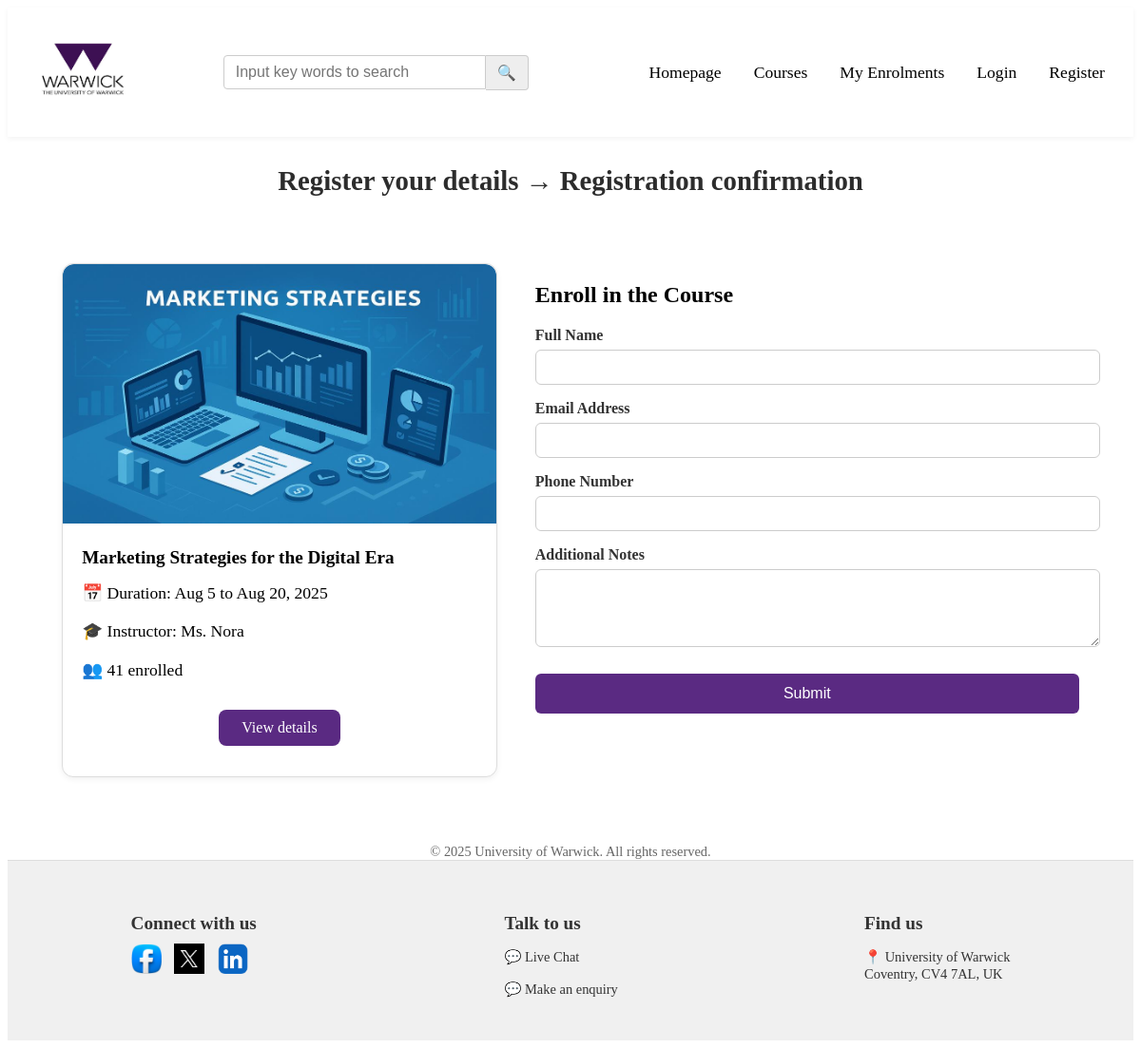
The page /enroll/5 on the database its author committed.
### app.py (models this page shows, shortened)
class Course(db.Model):
    id = db.Column(db.Integer, primary_key=True)
    name = db.Column(db.String(120), nullable=False)
    duration = db.Column(db.String(100), nullable=False)
    instructor = db.Column(db.String(100), nullable=False)
    enrolled = db.Column(db.Integer, default=0)
    image_url = db.Column(db.String(200))
    description = db.Column(db.Text)
    category = db.Column(db.String(100), nullable=False)

### app.py (the view)
@app.route('/enroll/<int:course_id>')
def enroll(course_id):
    course = Course.query.get_or_404(course_id)
    return render_template('enroll.html', course=course)

### app.py (called while the page is built)
@app.context_processor
def inject_current_year():
    return {'current_year': datetime.now().year}

### templates/enroll.html (shortened to what this page needs)
{% extends 'base.html' %}
{% block content %}
<div class="enroll-title">
    <h2>Register your details → Registration confirmation</h2>
</div>
<div class="enroll-page-container">
<div class="course-card-box">
    <div class="course-card">
        <img src="{{ course.image_url }}" alt="{{ course.name }}">
        <div class="card-body">
            <div class="course-info">
                <h4>{{ course.name }}</h4>
                <p>📅 Duration: {{ course.duration }}</p>
                <p>🎓 Instructor: {{ course.instructor }}</p>
                <p>👥 {{ course.enrolled }} enrolled</p>
            </div>
            <div class="button-wrapper">
                <a href="{{ url_for('course_detail', course_id=course.id) }}" class="card-button">View details</a>
            </div>
        </div>
    </div>
</div>
<div class="enroll-form-box">
    <form id="enroll-form" action="{{ url_for('submit_enrollment', course_id=course.id) }}" method="POST" class="enroll-form">
          <h2>Enroll in the Course</h2>
           <label for="full_name">Full Name</label>
           <input type="text" id="full_name" name="full_name" required>
           <label for="email">Email Address</label>
           <input type="email" id="email" name="email" required>
           <label for="phone">Phone Number</label>
           <input type="tel" id="phone" name="phone" required>
           <label for="notes">Additional Notes</label>
           <textarea id="notes" name="notes" rows="4"></textarea>
          <button type="button" id="confirm-btn" class="card-button">Submit</button>
    </form>
    </div>
</div>
{% endblock %}

### static/style.css (style rules this page uses)
.course-card { flex: 0 0 calc(33.333% - 24px); box-sizing: border-box; background: white; border: 1px solid #ddd; border-radius: 12px; overflow: hidden; display: flex; flex-direction: column; height: 100%; box-shadow: 0 2px 6px rgba(0, 0, 0, 0.06); }
.card-body { padding: 0px 20px 20px 20px; display: flex; flex-direction: column; justify-content: space-between; flex-grow: 1; }
.course-card img { width: 100%; height: auto; object-fit: cover; display: block; border-radius: 12px 12px 0 0; }
.course-info h4 { font-size: 1.2rem; font-weight: bold; margin-bottom: 12px; }
.course-info p { font-size: 1.05rem; margin: 6px 0; line-height: 1.6; display: flex; align-items: center; gap: 8px; }
.card-button { display: inline-block; background-color: #5a2a82; color: white; padding: 10px 24px; border-radius: 8px; font-size: 1em; font-weight: 500; text-decoration: none; transition: background-color 0.3s ease; }
.button-wrapper { text-align: center; margin-top: 16px; padding-bottom: 12px; }
.course-info { flex: 1; }
.course-info p { font-size: 1.1rem; margin-bottom: 12px; }
.enroll-form label { display: block; margin-top: 16px; font-weight: bold; color: #333; }
.enroll-form input, .enroll-form textarea { width: 100%; padding: 10px; margin-top: 6px; border: 1px solid #ccc; border-radius: 6px; }
.enroll-form button { width: 100%; margin-top: 24px; padding: 12px; background-color: #5a2a82; color: #fff; border: none; border-radius: 6px; font-size: 1rem; cursor: pointer; }
.enroll-page-container { display: flex; justify-content: center; gap: 40px; max-width: 1200px; margin: 50px auto; padding: 20px; }
.course-card-box { width: 40%; }
.enroll-form-box { width: 50%; }
.enroll-title { text-align: center; margin: 30px 0 20px; }
.enroll-title h2 { font-size: 1.8rem; font-weight: bold; color: #2c2c2c; }

### rows shown on the page
Course: image_url (picture), name "Marketing Strategies for the Digital Era", duration "Aug 5 to Aug 20, 2025", instructor "Ms. Nora", enrolled "41"
